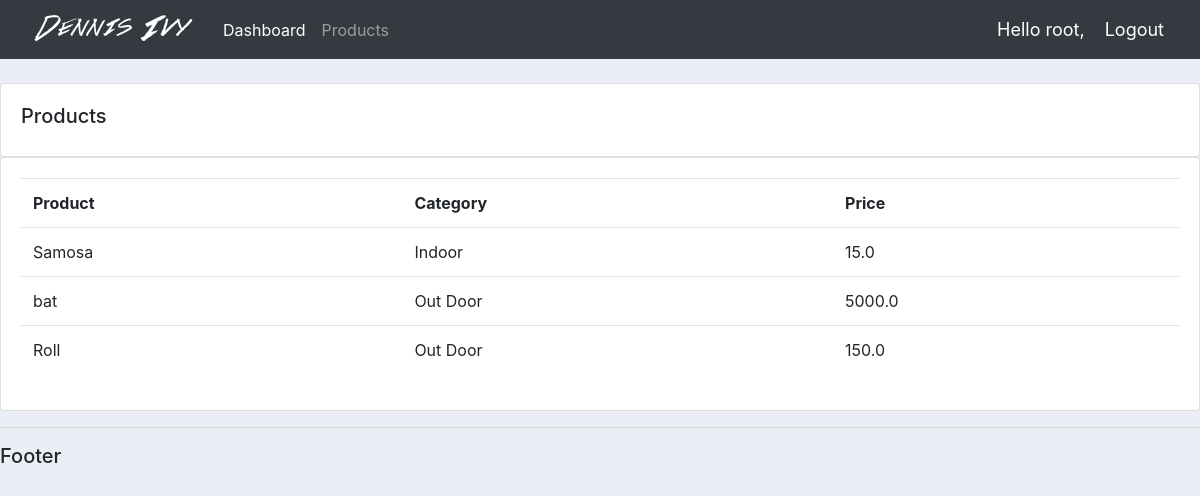
Screenshot of /products/ (signed in) with the database file from the repository.
### Accounts/models.py (models this page shows, shortened)
class Product(models.Model):
    CATEGORY = (
			('Indoor', 'Indoor'),
			('Out Door', 'Out Door'),
			)
    name = models.CharField(max_length=100, null=True)
    price = models.FloatField(null=True)
    category = models.CharField(max_length=100, null=True, choices=CATEGORY)
    description = models.CharField(max_length=100, null=True, blank=True)
    date_created =  models.DateTimeField(auto_now_add=True, null=True)
    tags = models.ManyToManyField(Tag)

### Accounts/decorators.py (the view)
		def wrapper_func(request, *args, **kwargs):
			group = None
			if request.user.groups.exists():
				group = request.user.groups.all()[0].name
			if group in allowed_roles:
				return view_func(request, *args, **kwargs)
			else:
				return HttpResponse('You are not authorized to view this page')

### Accounts/views.py (called while the page is built)
@login_required(login_url='login')
@allowed_users(allowed_roles=['admin'])
def products(request):
    products = Product.objects.all()
    return render(request, 'Accounts/products.html', {'products':products})

### Accounts/templates/Accounts/products.html
{% extends 'Accounts/main.html' %}
{% block content %}
<br>
	<div class="row">
		<div class="col-md">
			<div class="card card-body">
				<h5>Products</h5>
			</div>
			<div class="card card-body">
				<table class="table">
					<tr>
						<th>Product</th>
						<th>Category</th>
						<th>Price</th>
					</tr>
					{% for i in products %}
					<tr>
						<td>{{ i.name }}</td>
						<td>{{ i.category }}</td>
						<td>{{ i.price }}</td>
					</tr>
					{% endfor %}
				</table>
			</div>
		</div>
	</div>
{% endblock %}

### Accounts/templates/Accounts/navbar.html (shortened to what this page needs)
{% load static %}
<nav class="navbar navbar-expand-lg navbar-dark bg-dark">
    <img src="{% static 'images/logo.png' %}" alt="">
    <div class="collapse navbar-collapse" id="navbarNav">
      <ul class="navbar-nav">
        {% if request.user.is_staff %}
        <li class="nav-item active">
          <a class="nav-link" href="{% url 'home' %}">Dashboard</a>
        </li>
        <li class="nav-item">
          <a class="nav-link" href="{% url 'products' %}">Products</a>
        </li>
        {% else %}
        <li class="nav-item">
          <a class="nav-link" href="{% url 'account' %}">Settings</a>
        </li>
        {% endif %}
      </ul>
    </div>
    <span class="hello-msg">Hello {{ request.user }},</span>
    <span><a class="hello-msg" href="{% url 'logout' %}">Logout</a></span>
  </nav>

### static/css/main.css (style rules this page uses)
body { background-color: #ebeff5; }

### Accounts/templates/Accounts/navbar.html (style rules this page uses)
.hello-msg { font-size: 18px; color: #fff; margin-right: 20px; }

### rows the page displays
Product: name "Samosa", category "Indoor", price "15.0"
Product: name "bat", category "Out Door", price "5000.0"
Product: name "Roll", category "Out Door", price "150.0"

### other values shown
{{ request.user }} "root"
